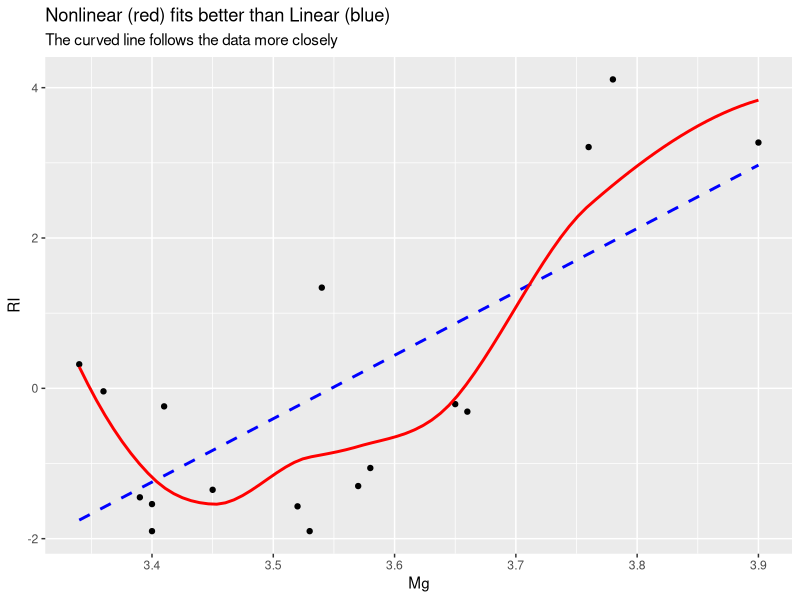

Reproduce this figure in R.
## ---- chunk 1
# Load required libraries
library(MASS)
library(ggplot2)
library(gridExtra)

# Load the fgl dataset
data(fgl)
# View the structure of the dataset
str(fgl)

# Filter for Vehicle Window glass only
vehicle_glass <- subset(fgl, type == "Veh")
cat("Number of Vehicle Window glass samples:", nrow(vehicle_glass), "\n")
## ---- chunk 2
# Multiple linear regression of RI on metallic oxides
# The metallic oxides in the dataset are: Na, Mg, Al, Si, K, Ca, Ba, Fe
mlr_model <- lm(RI ~ Na + Mg + Al + Si + K + Ca + Ba + Fe, data = vehicle_glass)

# Summary of the model
summary_mlr <- summary(mlr_model)
print(summary_mlr)

# Extract p-values
p_values <- summary_mlr$coefficients[-1, 4]  # Remove intercept
p_values <- sort(p_values)
cat("\nP-values for metallic oxides (sorted):\n")
print(p_values)

# Find the best predictor (lowest p-value)
best_predictor <- names(which.min(p_values))
cat("\nBest predictor of RI based on p-value:", best_predictor)
cat("\nP-value for", best_predictor, ":", min(p_values), "\n")
## ---- chunk 3
# Simple linear regression using the best predictor
slr_model <- lm(RI ~ vehicle_glass[[best_predictor]], 
                data = vehicle_glass)
names(slr_model$coefficients) <- c("(Intercept)", best_predictor)

# Summary of the simple linear model
summary_slr <- summary(slr_model)
print(summary_slr)

# Calculate RMSE for model comparison
rmse_slr <- sqrt(mean(summary_slr$residuals^2))
cat("\nRMSE for Simple Linear Regression:", rmse_slr, "\n")
cat("R-squared for Simple Linear Regression:", summary_slr$r.squared, "\n")


## ---- chunk 4
# Create quadratic model (adds squared term)
quadratic_model <- lm(RI ~ Mg + I(Mg^2), data = vehicle_glass)

# Compare with simple linear model
linear_model <- lm(RI ~ Mg, data = vehicle_glass)

# Check if quadratic term is significant
summary(quadratic_model)
## ---- chunk 5
# Plot both models to see the improvement
ggplot(vehicle_glass, aes(x = Mg, y = RI)) +
  geom_point() +
  geom_smooth(method = "lm", se = FALSE, color = "blue", linetype = "dashed") +
  geom_smooth(method = "loess", se = FALSE, color = "red") +
  labs(title = "Nonlinear (red) fits better than Linear (blue)",
       subtitle = "The curved line follows the data more closely")
